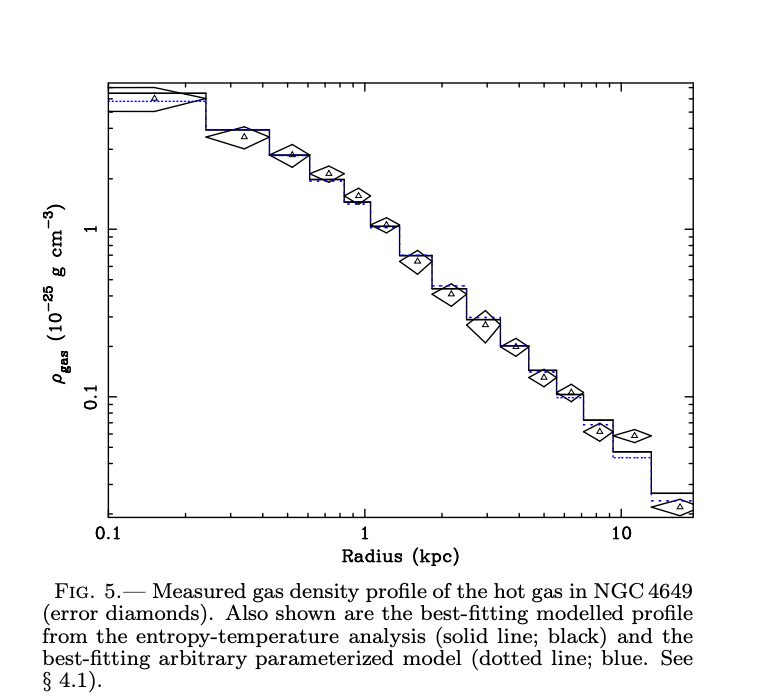
#> input picture elliptical/humphrey2008_ngc4649_gas_density.png, 766 x 700 px
$ python digitize_ngc4649_2008.py
#> lines starting #> are read from the running program, lines starting #| are printed output that depends on the picture
"""Digitize the measured hot gas density of NGC 4649, Fig. 5 of Humphrey et al. 2008, ApJ 683, 161, "Weighing the
Quiescent Central Black Hole in an Elliptical Galaxy with X-ray Emitting Gas".

Same Chandra galaxy and distance (15.6 Mpc) as the 2006 paper, with deeper data reaching in to 0.15 kpc. The 15 data
points are the triangles at the centres of the error diamonds. Each is found by eye to a few pixels (APPROX), then
placed exactly with a local fit of a triangle template cut from the figure. The black and blue step lines (their
models) are ignored.

Writes gas_density_measured.txt, which dark_mass_ellipticals.py uses for the gas density where it has data, and
digitized_ngc4649_2008_check.png, the found points marked on the figure.

  ../.venv/bin/python digitize_ngc4649_2008.py
"""
from pathlib import Path

import numpy as np
from PIL import Image, ImageDraw

HERE = Path(__file__).resolve().parent
FIGURE = HERE / "humphrey2008_ngc4649_gas_density.png"
OUT = HERE / "gas_density_measured.txt"
CHECK = HERE / "digitized_ngc4649_2008_check.png"

# Major tick marks, (pixel, log10 value): R = 1 and 10 kpc, rho = 1 and 0.1 (1e-25 g/cc)
X_TICKS = [(364.5, 0.0), (620.5, 1.0)]
Y_TICKS = [(228.5, 0.0), (396.5, -1.0)]
# One clean triangle, its box in figure pixels (x0, y0, x1, y1) and its centre in that box
TEMPLATE_BOX = (239, 132, 250, 140)
TEMPLATE_CENTRE = (5.0, 3.5)
SEARCH = 4  # pixels either way around each APPROX point
APPROX = [(154.5, 97.5), (244, 136), (292, 154), (329, 173), (358, 195), (386, 224), (417, 261), (451, 293),
          (485.5, 324), (516, 346), (544, 377), (571, 392), (599, 431), (634, 435), (680, 506)]


def calib(ticks):
    pix, val = np.array(ticks, float).T
    return np.polyfit(pix, val, 1)


def main():
    image = Image.open(FIGURE).convert("RGB")
    dark = (255 - np.asarray(image.convert("L")).astype(float)) / 255
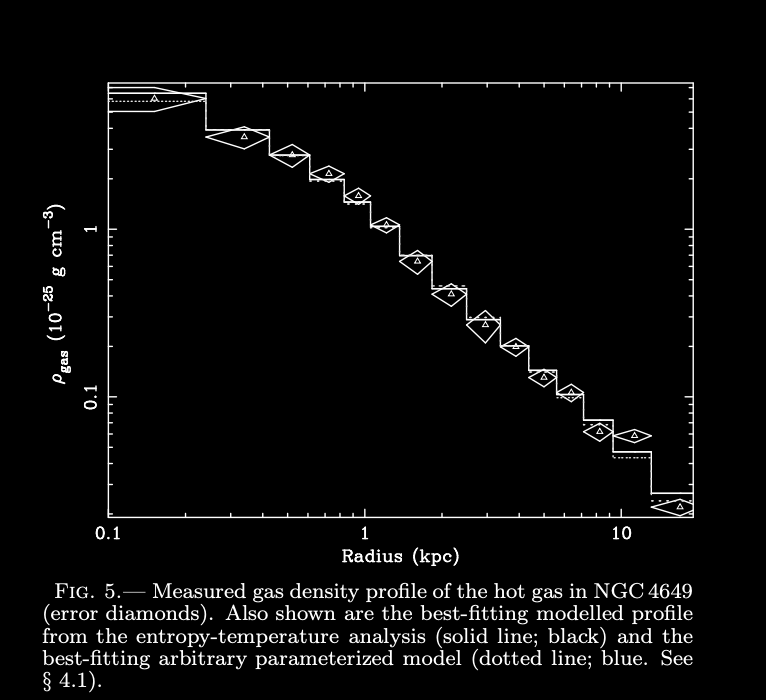
#> dark: shape (700, 766) float64; min 0, max 1, mean 0.0337
    x0, y0, x1, y1 = TEMPLATE_BOX
    tpl = dark[y0:y1, x0:x1]
    tpl = tpl - tpl.mean()
    h, w = tpl.shape
#> h = 8; w = 11
    cx, cy = TEMPLATE_CENTRE
    ax, bx = calib(X_TICKS)
    ay, by = calib(Y_TICKS)

    points = []
    for px, py in APPROX:
        best = max(((tpl * dark[y:y + h, x:x + w]).sum(), x + cx, y + cy)
                   for y in range(int(round(py - cy)) - SEARCH, int(round(py - cy)) + SEARCH + 1)
                   for x in range(int(round(px - cx)) - SEARCH, int(round(px - cx)) + SEARCH + 1))
        points.append(best[1:])
#> this loop made 15 passes
#> best on passes 1 to 12: (7.53, 154, 97.5), (9.08, 244, 135.5), (7.2, 292, 153.5), (7.97, 329, 172.5), (8.72, 358, 194.5), (7.59, 386, 223.5), (6.8, 417, 260.5), (7.14, 451, 292.5), (8.23, 485, 323.5), (6.88, 516, 345.5), (7.31, 544, 376.5), (7.83, 571, 391.5)
#> after the loop, points = [(154, 97.5), (244, 135.5), (292, 153.5), (329, 172.5), (358, 194.5), (386, 223.5), (417, 260.5), (451, 292.5), (485, 323.5), (516, 345.5), (544, 376.5), (571, 391.5), (599, 430.5), (634, 434.5), (680, 505.5)]

    with open(OUT, "w") as f:
        f.write("# Measured hot gas density, from published deprojected profiles. rho_gas in 1e-25 g/cc, R in kpc.\n")
        f.write("# dark_mass_ellipticals.py uses these instead of the Fig. 6 gas line where they have data.\n")
        f.write("# NGC4649: Humphrey et al. 2008, ApJ 683, 161, Fig. 5 data points (triangles), by digitize_ngc4649_2008.py.\n")
        f.write("#   Distance 15.6 Mpc, the same as Humphrey et al. 2006.\n")
        f.write(f"# {'galaxy':<8} {'R_kpc':>8} {'rho_gas':>9}\n")
        for x, y in points:
            f.write(f"{'NGC4649':<10} {10 ** (ax * x + bx):8.4f} {10 ** (ay * y + by):9.4f}\n")
#> this loop made 15 passes
    print(f"Wrote {OUT}")

    big = image.resize((image.width * 3, image.height * 3), Image.NEAREST)
    draw = ImageDraw.Draw(big)
    for x, y in points:
        draw.ellipse([3 * x - 3, 3 * y - 3, 3 * x + 3, 3 * y + 3], fill=(255, 0, 0))
    big.save(CHECK)
    print(f"Wrote {CHECK}")


if __name__ == "__main__":
    main()
